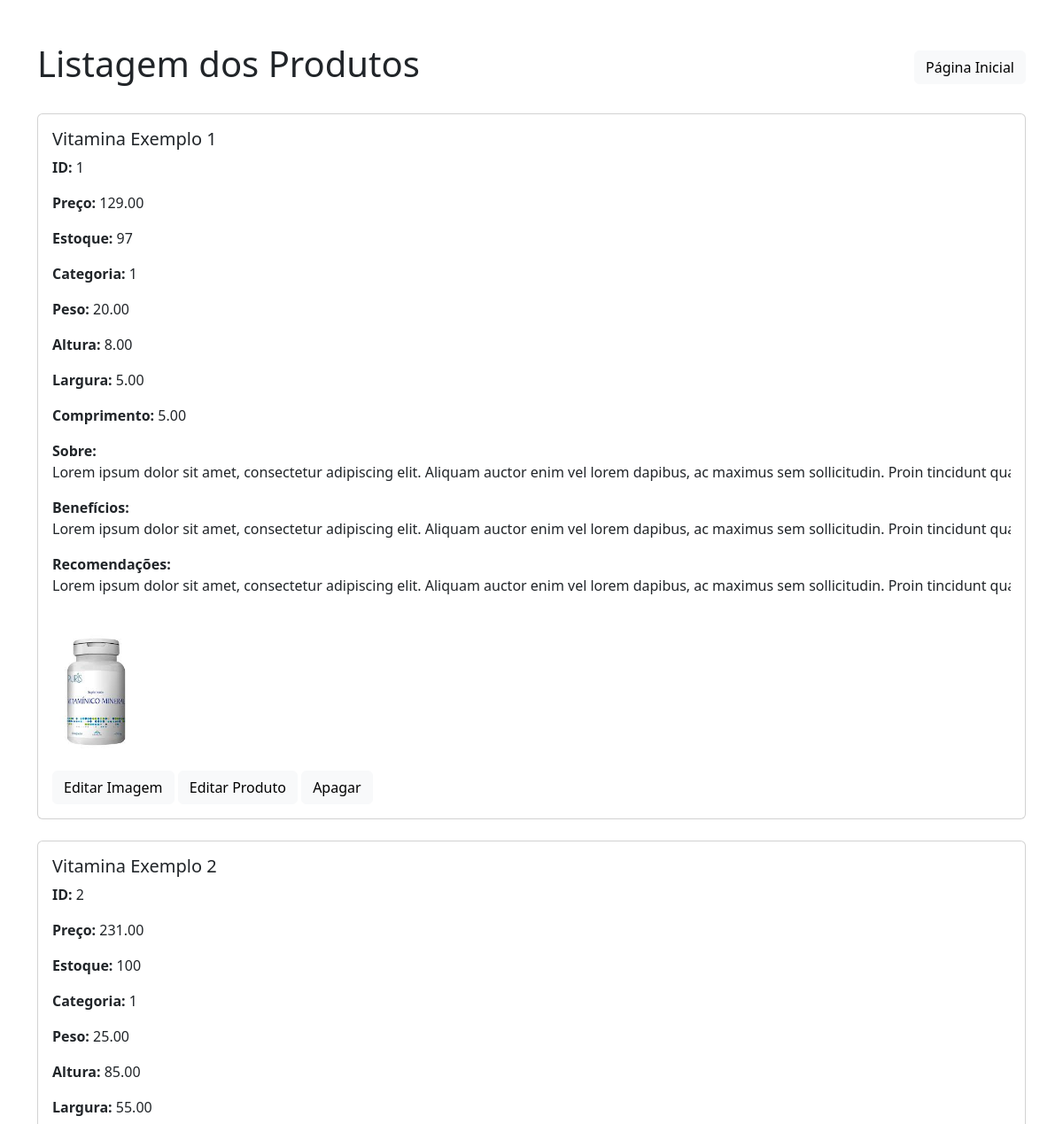
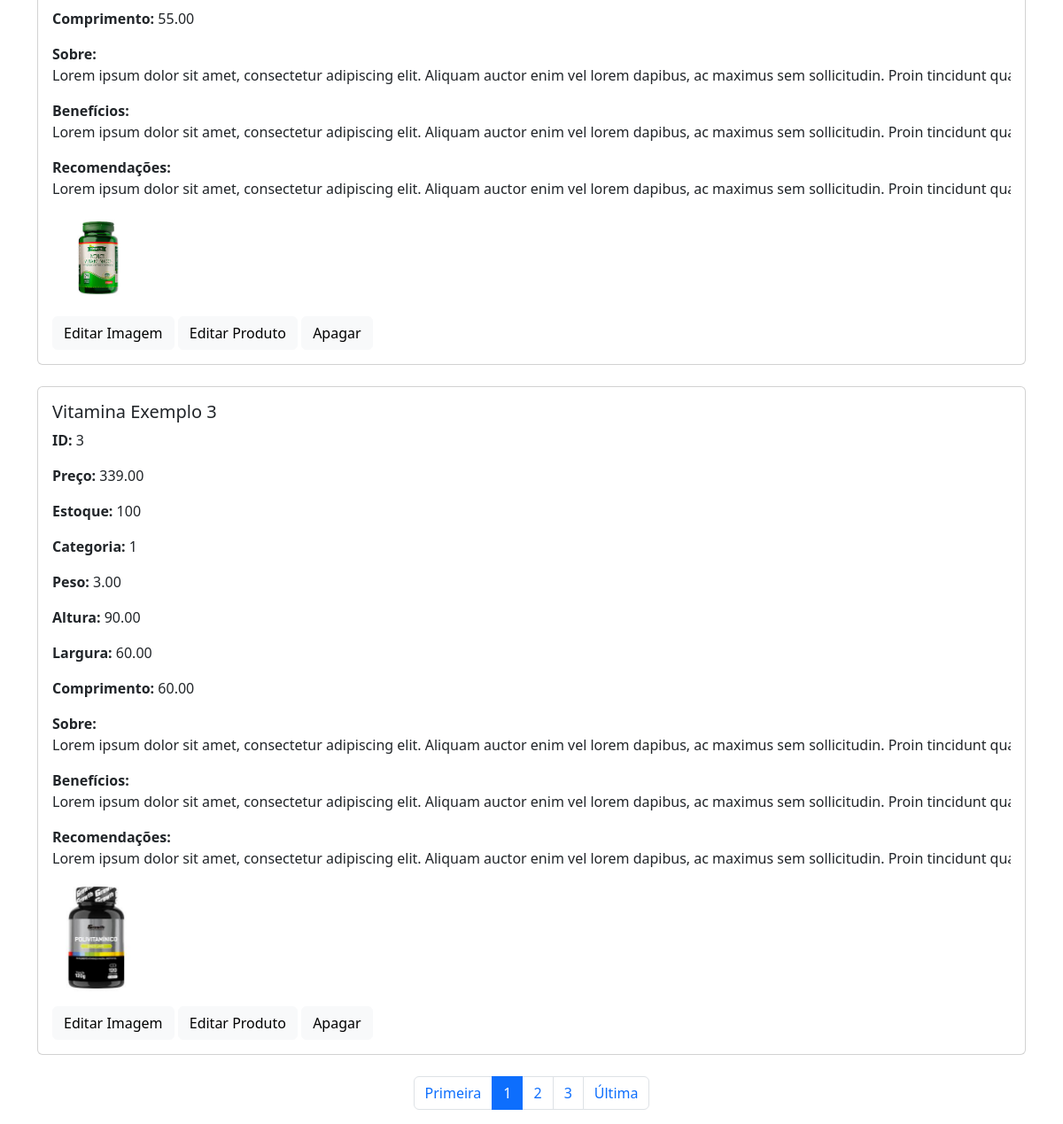
Page /listar_produtos.php on the committed database (2 pictures, top to bottom).
### tables this page shows
CREATE TABLE IF NOT EXISTS `produtos` (
  `produto_id` int NOT NULL AUTO_INCREMENT,
  `nome` varchar(255) NOT NULL,
  `preco` decimal(10,2) NOT NULL,
  `estoque` int NOT NULL,
  `categoria_id` int DEFAULT NULL,
  `imagem_id` int DEFAULT NULL,
  `sobre` text,
  `beneficios` text,
  `recomendacoes` text,
  `data_criacao` timestamp NULL DEFAULT CURRENT_TIMESTAMP,
  `data_atualizacao` timestamp NULL DEFAULT CURRENT_TIMESTAMP ON UPDATE CURRENT_TIMESTAMP,
  `peso` decimal(10,2) NOT NULL DEFAULT '0.00',
  `largura` decimal(10,2) NOT NULL DEFAULT '0.00',
  `altura` decimal(10,2) NOT NULL DEFAULT '0.00',
  `comprimento` decimal(10,2) NOT NULL DEFAULT '0.00',
  PRIMARY KEY (`produto_id`),
  KEY `categoria_id` (`categoria_id`),
  KEY `fk_imagem_produto` (`imagem_id`)
);

CREATE TABLE IF NOT EXISTS `imagem_produto` (
  `id` int NOT NULL AUTO_INCREMENT,
  `nome` varchar(220) NOT NULL,
  `imagem` varchar(220) NOT NULL,
  `produto_id` int DEFAULT NULL,
  PRIMARY KEY (`id`),
  KEY `fk_produtos` (`produto_id`)
);

### listar_produtos.php (the view, shortened to what this page needs)
<?php
include_once("conexao.php");
?>
<!DOCTYPE html>
<html lang="pt-br">
<head>
    <link href="https://cdn.jsdelivr.net/npm/bootstrap@5.3.2/dist/css/bootstrap.min.css" rel="stylesheet">
</head>
<body>
    <div class="container mt-5">
        <div class="d-flex justify-content-between align-items-center mb-4">
            <h1>Listagem dos Produtos</h1>
            <a href="principal_crud.php" class="btn btn-light">Página Inicial</a>
        </div>
        <?php
        $pagina_atual = filter_input(INPUT_GET, 'pagina', FILTER_SANITIZE_NUMBER_INT);
        $pagina = (!empty($pagina_atual)) ? $pagina_atual : 1;
        $qnt_result_pg = 3;
        $inicio = ($qnt_result_pg * $pagina) - $qnt_result_pg;
        $result_produtos = "SELECT * FROM produtos LIMIT $inicio, $qnt_result_pg";
        $resultado_produtos = mysqli_query($conn, $result_produtos);
        while ($row_produtos = mysqli_fetch_assoc($resultado_produtos)) {
            ?>
            <div class="card mb-4">
                <div class="card-body">
                    <h5 class="card-title"><?php echo $row_produtos['nome']; ?></h5>
                    <p class="card-text"><strong>ID:</strong> <?php echo $row_produtos['produto_id']; ?></p>
                    <p class="card-text"><strong>Preço:</strong> <?php echo $row_produtos['preco']; ?></p>
                    <p class="card-text"><strong>Estoque:</strong> <?php echo $row_produtos['estoque']; ?></p>
                    <p class="card-text"><strong>Categoria:</strong> <?php echo $row_produtos['categoria_id']; ?></p>
                    <p class="card-text"><strong>Peso:</strong> <?php echo $row_produtos['peso']; ?></p>
                    <p class="card-text"><strong>Altura:</strong> <?php echo $row_produtos['altura']; ?></p>
                    <p class="card-text"><strong>Largura:</strong> <?php echo $row_produtos['largura']; ?></p>
                    <p class="card-text"><strong>Comprimento:</strong> <?php echo $row_produtos['comprimento']; ?></p>
                    <p class="card-text"><strong>Sobre:</strong> <span class="text-truncate"><?php echo $row_produtos['sobre']; ?></span></p>
                    <p class="card-text"><strong>Benefícios:</strong> <span class="text-truncate"><?php echo $row_produtos['beneficios']; ?></span></p>
                    <p class="card-text"><strong>Recomendações:</strong> <span class="text-truncate"><?php echo $row_produtos['recomendacoes']; ?></span></p>
                    <?php
                    if ($row_produtos['imagem_id']) {
                        $imagem_id = $row_produtos['imagem_id'];
                        $result_imagem = "SELECT * FROM imagem_produto WHERE id = '$imagem_id'";
                        $resultado_imagem = mysqli_query($conn, $result_imagem);
                        $row_imagem_produto = mysqli_fetch_assoc($resultado_imagem);
                        if ($row_imagem_produto) {
                            $imagem_caminho = $row_imagem_produto['imagem'];
                            echo "<p><img src='$imagem_caminho' alt='" . $row_imagem_produto['nome'] . "' style='width:100px;'></p>";
                            echo "<a href='alterar_imagem_produto.php?imagem_id=" . $row_imagem_produto['id'] . "' class='btn btn-light'>Editar Imagem</a>";
                        } else {
                            echo "<p>Erro ao carregar a imagem.</p>";
                        }
                    } else {
                        echo "<p>Sem imagem</p>";
                        echo "<a href='cadastrar_imagem_produto.php?produto_id=" . $row_produtos['produto_id'] . "' class='btn btn-light'>Cadastrar Imagem</a>";
                    }
                    ?>
                    <a href='alterar_produto.php?produto_id=<?php echo $row_produtos['produto_id']; ?>' class='btn btn-light'>Editar Produto</a>
                    <a href='recebe_deletar_produto.php?produto_id=<?php echo $row_produtos['produto_id']; ?>' class='btn btn-light'>Apagar</a>
                </div>
            </div>
            <?php
        }
        $result_pg = "SELECT COUNT(produto_id) AS num_result FROM produtos";
        $resultado_pg = mysqli_query($conn, $result_pg);
        $row_pg = mysqli_fetch_assoc($resultado_pg);
        $quantidade_pg = ceil($row_pg['num_result'] / $qnt_result_pg);
        $max_links = 2;
        echo "<nav aria-label='Page navigation example'><ul class='pagination justify-content-center'>";
        echo "<li class='page-item'><a class='page-link' href='listar_produtos.php?pagina=1'>Primeira</a></li>";
        echo "<li class='page-item active'><a class='page-link' href='#'>$pagina</a></li>";
        for ($pag_dep = $pagina + 1; $pag_dep <= $pagina + $max_links; $pag_dep++) {
            if ($pag_dep <= $quantidade_pg) {
                echo "<li class='page-item'><a class='page-link' href='listar_produtos.php?pagina=$pag_dep'>$pag_dep</a></li>";
            }
        }
        echo "<li class='page-item'><a class='page-link' href='listar_produtos.php?pagina=$quantidade_pg'>Última</a></li>";
        echo "</ul></nav>";
        ?>
    </div>
</body>
</html>

### listar_produtos.php (style rules this page uses)
.card-text { display: -webkit-box; -webkit-line-clamp: 3; -webkit-box-orient: vertical; overflow: hidden; text-overflow: ellipsis; }

### rows in the picture
produtos: nome "Vitamina Exemplo 1", produto_id "1", preco "129.00", estoque "97", categoria "1", peso "20.00", altura "8.00", largura "5.00", comprimento "5.00", sobre "Lorem ipsum dolor sit amet, consectetur adipiscing elit. Aliquam auctor enim vel lorem dapibus, ac maximus sem sollicitudin. Proin tincidunt q…", beneficios "Lorem ipsum dolor sit amet, consectetur adipiscing elit. Aliquam auctor enim vel lorem dapibus, ac maximus sem sollicitudin. Proin tincidunt q…", recomendacoes "Lorem ipsum dolor sit amet, consectetur adipiscing elit. Aliquam auctor enim vel lorem dapibus, ac maximus sem sollicitudin. Proin tincidunt q…", imagem_produto.imagem (picture)
produtos: nome "Vitamina Exemplo 2", produto_id "2", preco "231.00", estoque "100", categoria "1", peso "25.00", altura "85.00", largura "55.00", comprimento "55.00", sobre "Lorem ipsum dolor sit amet, consectetur adipiscing elit. Aliquam auctor enim vel lorem dapibus, ac maximus sem sollicitudin. Proin tincidunt q…", beneficios "Lorem ipsum dolor sit amet, consectetur adipiscing elit. Aliquam auctor enim vel lorem dapibus, ac maximus sem sollicitudin. Proin tincidunt q…", recomendacoes "Lorem ipsum dolor sit amet, consectetur adipiscing elit. Aliquam auctor enim vel lorem dapibus, ac maximus sem sollicitudin. Proin tincidunt q…", imagem_produto.imagem (picture)
produtos: nome "Vitamina Exemplo 3", produto_id "3", preco "339.00", estoque "100", categoria "1", peso "3.00", altura "90.00", largura "60.00", comprimento "60.00", sobre "Lorem ipsum dolor sit amet, consectetur adipiscing elit. Aliquam auctor enim vel lorem dapibus, ac maximus sem sollicitudin. Proin tincidunt q…", beneficios "Lorem ipsum dolor sit amet, consectetur adipiscing elit. Aliquam auctor enim vel lorem dapibus, ac maximus sem sollicitudin. Proin tincidunt q…", recomendacoes "Lorem ipsum dolor sit amet, consectetur adipiscing elit. Aliquam auctor enim vel lorem dapibus, ac maximus sem sollicitudin. Proin tincidunt q…", imagem_produto.imagem (picture)

### other values in the picture
$pagina "1"
